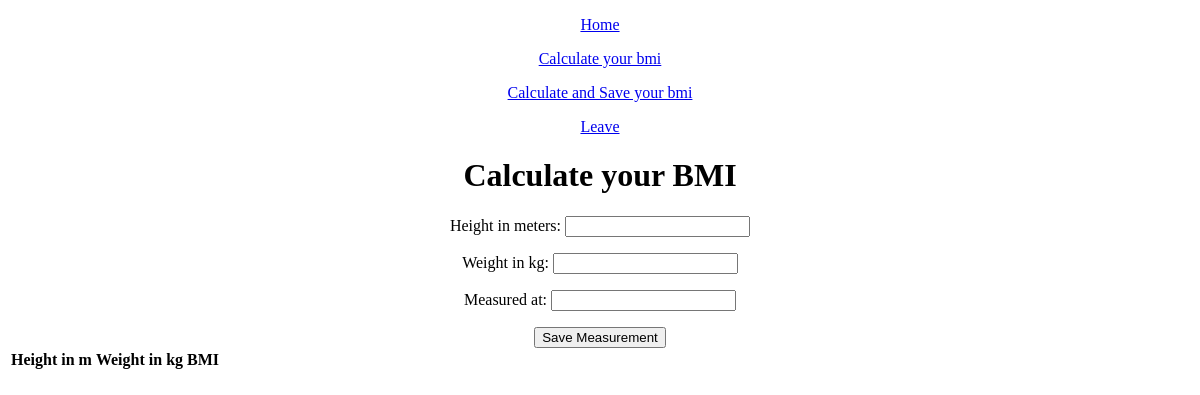
Before: /bmimeasurement with the older database file.
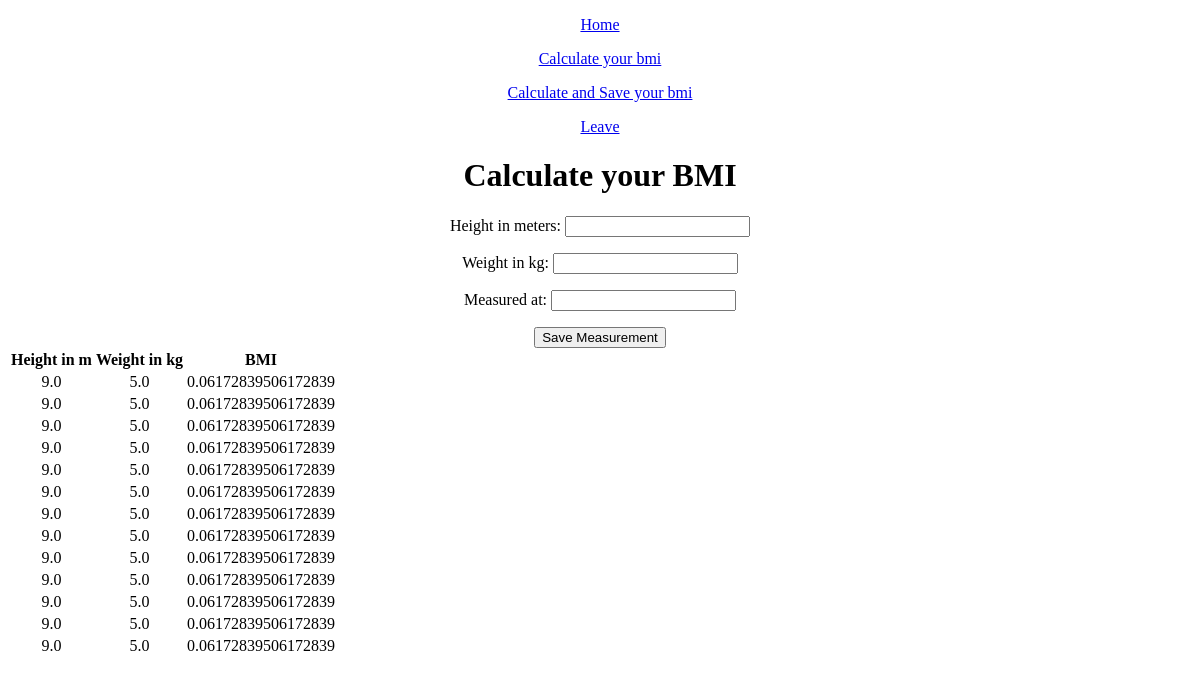
After: the same page with the newer database file.
### core/models.py (models this page shows)
class BmiMeasurement(models.Model):
    height_in_meters = models.FloatField()
    weight_in_kg = models.FloatField()
    measured_at = models.DateField()
    def bmi(self):
        return self.weight_in_kg / self.height_in_meters ** 2

### core/views.py (the view)
# urls.py: url(r'^bmimeasurement', bmi_measurement),
def bmi_measurement(request):
    pastmeasurements = BmiMeasurement.objects.order_by("measured_at").all()
    if request.method == "POST":
        form = BMIMeasurementForm(request.POST)
        if form.is_valid():
            measurement = form.save()
            return render(request, "measurement_recorded.html",
        {"measurement" : measurement, "pastmeasurements":pastmeasurements})
    else:
        form = BMIMeasurementForm()
    return render(request, "measurement.html", {"form": form,"pastmeasurements":pastmeasurements})

### core/forms.py
class BMIMeasurementForm(forms.ModelForm):
    class Meta:
        model = BmiMeasurement
        fields = ['height_in_meters', 'weight_in_kg', 'measured_at']

### core/templates/measurement.html (shortened to what this page needs)
{% extends "layout.html" %}
{% block body %}
  <h1> Calculate your BMI </h1>
  <form action="/bmimeasurement/" method="POST">
    {{ form.as_p }}
    <input type="submit" value="Save Measurement" />
  </form>
  <table>
    <tr>
      <th>Height in m</th>
      <th>Weight in kg</th>
      <th>BMI</th>
    </tr>
    {% for measurement in pastmeasurements %}
    <tr>
      <td>{{ measurement.height_in_meters }}</td>
      <td>{{ measurement.weight_in_kg }}</td>
      <td>{{ measurement.bmi }}</td>
    </tr>
    {% endfor %}
  </table>
{% endblock %}

### core/templates/layout.html (shortened to what this page needs)
<!DOCTYPE html>
 <html>
 	<head>
 		<link rel="stylesheet" type="text/css" href=" ">
 	</head>
 	<body style="text-align: center">
    <a href="/">
      <p>Home</p>
    </a>
    <a href="/bmi">
      <p>Calculate your bmi</p>
    </a>
    <a href="/bmimeasurement">
      <p>Calculate and Save your bmi</p>
    </a>
    <a href="/goodbye">
      <p>Leave</p>
    </a>
 		{% block body %}
    {% endblock %}
 	</body>
 </html>

Changed rows visible on the page:
added BmiMeasurement: height_in_meters "9.0", weight_in_kg "5.0", bmi "0.06172839506172839"
added BmiMeasurement: height_in_meters "9.0", weight_in_kg "5.0", bmi "0.06172839506172839"
added BmiMeasurement: height_in_meters "9.0", weight_in_kg "5.0", bmi "0.06172839506172839"
added BmiMeasurement: height_in_meters "9.0", weight_in_kg "5.0", bmi "0.06172839506172839"
added BmiMeasurement: height_in_meters "9.0", weight_in_kg "5.0", bmi "0.06172839506172839"
added BmiMeasurement: height_in_meters "9.0", weight_in_kg "5.0", bmi "0.06172839506172839"
added BmiMeasurement: height_in_meters "9.0", weight_in_kg "5.0", bmi "0.06172839506172839"
added BmiMeasurement: height_in_meters "9.0", weight_in_kg "5.0", bmi "0.06172839506172839"
added BmiMeasurement: height_in_meters "9.0", weight_in_kg "5.0", bmi "0.06172839506172839"
added BmiMeasurement: height_in_meters "9.0", weight_in_kg "5.0", bmi "0.06172839506172839"
added BmiMeasurement: height_in_meters "9.0", weight_in_kg "5.0", bmi "0.06172839506172839"
added BmiMeasurement: height_in_meters "9.0", weight_in_kg "5.0", bmi "0.06172839506172839"
added BmiMeasurement: height_in_meters "9.0", weight_in_kg "5.0", bmi "0.06172839506172839"
